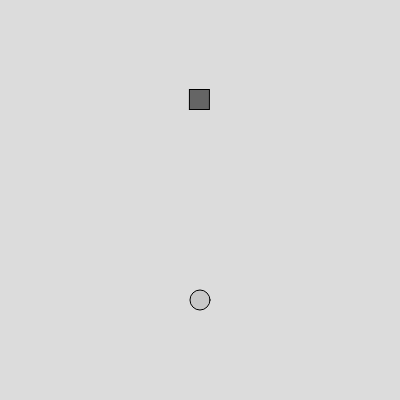
Frame 1 (no input)
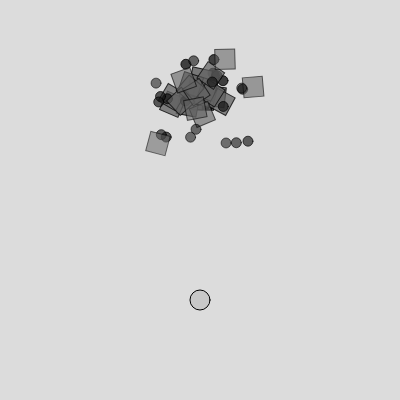
Frame 60 (no input)
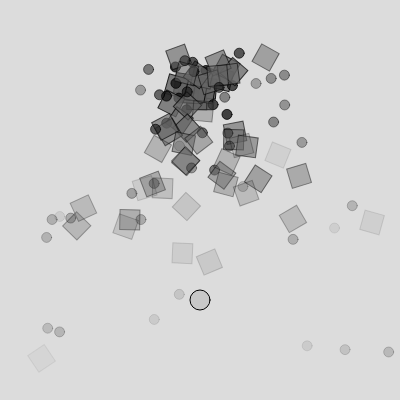
Frame 120 (the mouse pressed at the canvas centre since frame 60)

The p5.js sketch that drew these frames (run headless with seeded random() and noise() and a simulated clock; from frame 60 on, the mouse is pressed at the canvas centre):

// p5.js sketch
// ── sketch.js

let emitter;
let repeller;

function setup() {
  createCanvas(400, 400);
  emitter = new Emitter (width/2, 100);
  repeller = new Repeller(width/2, 300);
}

function draw() {
  background(220);
  
   emitter.addParticles();
  
  let gravity = createVector(0, 0.1);
  emitter.applyForce(gravity);
  
  emitter.applyRepeller(repeller);
  
  emitter.run()
  
  repeller.show();
  
}

class Emitter{
  constructor(x, y){
    this.emitters = [];
    this.position = createVector(x, y);

  }
  
  addParticles(){
    // let emitter = new Particle(this.position.x, this.position.y);
    // this.emitters.push(emitter);
    
    let emitter;
    let r = random(0, 1);
    if (r<0.5){
      emitter = new Particle(this.position.x, this.position.y);     
    }else{
      emitter = new Confetti(this.position.x, this.position.y);
    }
    this.emitters.push(emitter);
    
  }
  
  run(){
    for (let i = this.emitters.length-1; i>=0; i--){
      let emitter = this.emitters[i];
      emitter.run();
      if (emitter.isDead()){
        this.emitters.splice(i, 1);
      }
    }
  }
  
  applyForce(force){
    for(let emitter of this.emitters){
      emitter.applyForce(force);
    }
  }
  
  applyRepeller(repeller){
    for (let emitter of this.emitters){
      let force = repeller.calculateRepelForce(emitter);
      emitter.applyForce(force);
      // console.log(force);
    }
  }
}


class Particle{
  constructor(x, y){
    this.position = createVector(x, y);
    this.velocity = createVector(random(-1, 1), random(-2, 0));
    this.acceleration = createVector();
    this.lifespan = 255;
    this.mass = 1;
  }
  
  run(){
    // let gravity = createVector(0, 0.1);
    this.update();
    // this.applyForce(gravity);
    this.show();
  }
  
  update(){
    this.velocity.add(this.acceleration);
    this.position.add(this.velocity);
    this.acceleration.mult(0);
    this.lifespan -= 2.0;
    
  }
  
  applyForce(force){
    let f = force.copy();
    // f = m * a
    f.div(this.mass);
    this.acceleration.add(f);
  }
  
  isDead(){
    if(this.lifespan >0){
      return false;
    }else{
      return true;
    }
  }
  
  show(){
    fill(20, this.lifespan);
    stroke(0, this.lifespan);
    circle(this.position.x, this.position.y, 10);
  }
}


class Confetti extends Particle{
  constructor(x, y){
    super(x, y);
    this.angularVelocity = 0;
    this.angularAcceleration = 0.001;
    this.angle = 0;
  }
  
  update(){
    super.update();
    this.angularVelocity+=this.angularAcceleration;
    this.angle += this.angularVelocity;
  }
  
  show(){
    fill(100, this.lifespan);
    stroke(0, this.lifespan);
    
    // let angle = map(this.position.x, 0, width, 0, TWO_PI * 2);
    
    push()
    translate(this.position.x, this.position.y);
    rotate(this.angle);
    rectMode(CENTER);
    square(0, 0, 20);
    pop();
  }
}


class Repeller{
  constructor(x, y){
    // A Repeller doesn’t move, so you just need position.
    this.position = createVector(x, y);
    // Instead of mass, use the concept of power to scale the repellent force.
    this.strength = 150;
  }
  
  calculateRepelForce(particle){
    let force = p5.Vector.sub(this.position, particle.position);
    let dist = force.mag();
    dist = constrain(dist, 5, 50);
    let strength = (-1 * this.strength) / (dist * dist);
    force.setMag(strength);
    return force;
    
  }
  
  show(){
    fill(200);
    stroke(0);
    circle(this.position.x, this.position.y, 20);
    
  }
}
